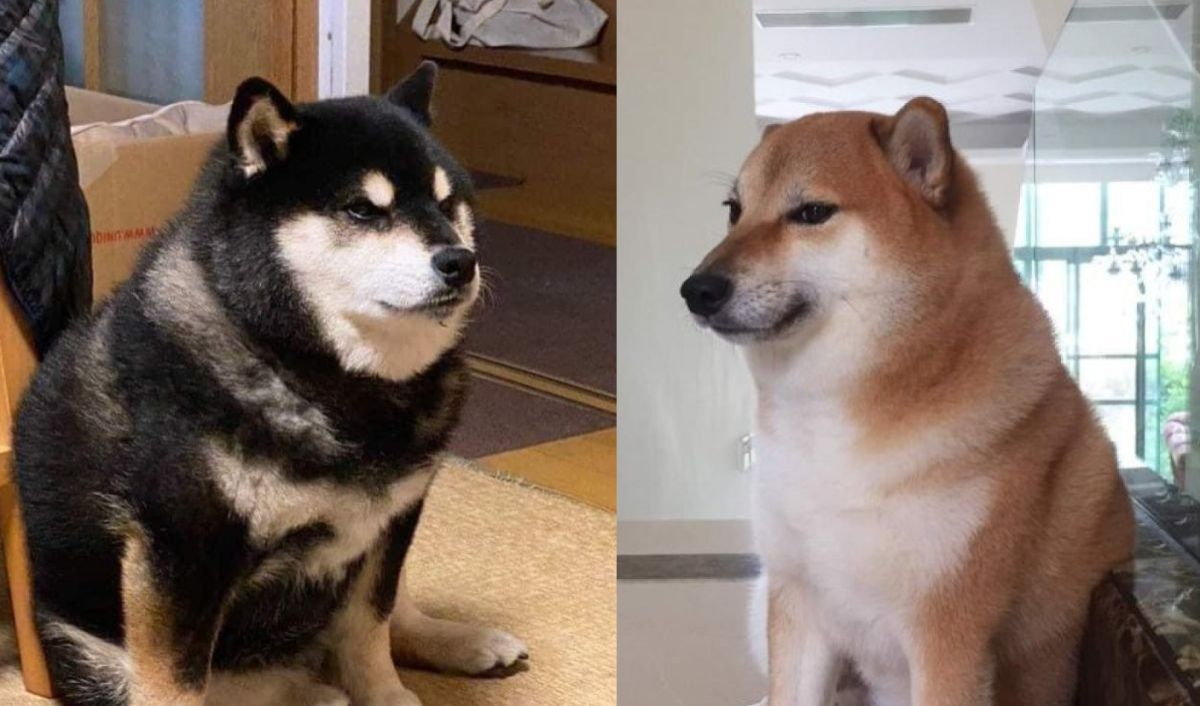
#> input picture Lab1-18001404/cheems.jpg, 1200 x 706 px
$ jupyter execute --allow-errors lab1-18001404.ipynb
#> lines starting #> are read from the running program, lines starting #| are printed output that depends on the picture
[cell 1]
import cv2
import numpy as np
import matplotlib.pyplot as plt

### Problema 1:
Desarrolle una funcion la cual reciba dos parametros, una imagen y un entero llamado color, la
funcion debe devolver una imagen la cual tenga activos los canales de color segun los siguientes
puntos

[cell 2]
# SE CARGA Y SE VERIFICA QUE LA IMAGEN ORIGINAL NO TENGA PROBLEMAS PARA MOSTRARSE

img2=cv2.imread("cheems.jpg")
#> img2 is the input picture: shape (706, 1200, 3); mean B, G, R 104.7, 114.3, 129.7
img2=cv2.cvtColor(img2,cv2.COLOR_BGR2RGB)
plt.imshow(img2)
plt.show()

[cell 3]
# FUNCION QUE ACTIVA SEGUN COLORES SOLICITADOS

def activacionColores(img,color):

# Descripcion: Esta funcion genera la imagen que incluye unicamente los colores especificados (colores por activar)
# Entradas: entero(indica opcion de color), matriz de pixels que representan la imagen
# Salida: imagen con los colores especificados
#> called with color = 1
    alto=img.shape[0]
#> alto = 706
    ancho=img.shape[1]
#> ancho = 1200
    monocromo=np.zeros((alto,ancho,3))

    for i in range(0,alto):
        for j in range(0,ancho):
            # se extrae pixel de la matriz
            pixel=img[i,j]
            #se extrae el canal del pixel, pues un pixel es un arreglo con 3 valores (representan color RGB)
            blue=pixel[0]
            green=pixel[1]
            red=pixel[2]
            #Se evalua que combinacion de colores se debe activar
            if color == 1:
                monocromo[i,j]=[blue,0,0]
                imgName="monocromoBlue.jpg"
            elif color == 2:
                monocromo[i,j]=[0,green,0]
                imgName="monocromoGreen.jpg"
            elif color == 3:
                monocromo[i,j]=[0,0,red]
                imgName="monocromoRed.jpg"
            elif color == 10:
                monocromo[i,j]=[0,green,red]
                imgName="monocromoRedgreen.jpg"
            elif color == 20:
                monocromo[i,j]=[blue,green,0]
                imgName="monocromoGreenblue.jpg"
            elif color == 30:
                monocromo[i,j]=[blue,0,red]
                imgName="monocromoRedblue.jpg"

    return cv2.imwrite(imgName,monocromo)

[cell 4]
# SE LLAMA FUNCION CON LA IMAGEN Y CADA UNA DE LAS OPCIONES PARA GENERAR IMAGENES DE COLORES ESPECIFICADOS
activacionColores(img2,1)
plt.imshow(cv2.imread("monocromoBlue.jpg"))
plt.show()
#> figure, not shown here; B, G, R data is drawn as R, G, B
activacionColores(img2,2)
plt.imshow(cv2.imread("monocromoGreen.jpg"))
plt.show()
#> figure, not shown here; B, G, R data is drawn as R, G, B
activacionColores(img2,3)
plt.imshow(cv2.imread("monocromoRed.jpg"))
plt.show()
#> figure, not shown here; B, G, R data is drawn as R, G, B
activacionColores(img2,10)
plt.imshow(cv2.imread("monocromoRedgreen.jpg"))
plt.show()
#> figure, not shown here; B, G, R data is drawn as R, G, B
activacionColores(img2,20)
#> after the loop in activacionColores (call 5), `for i in range(0,alto):`:
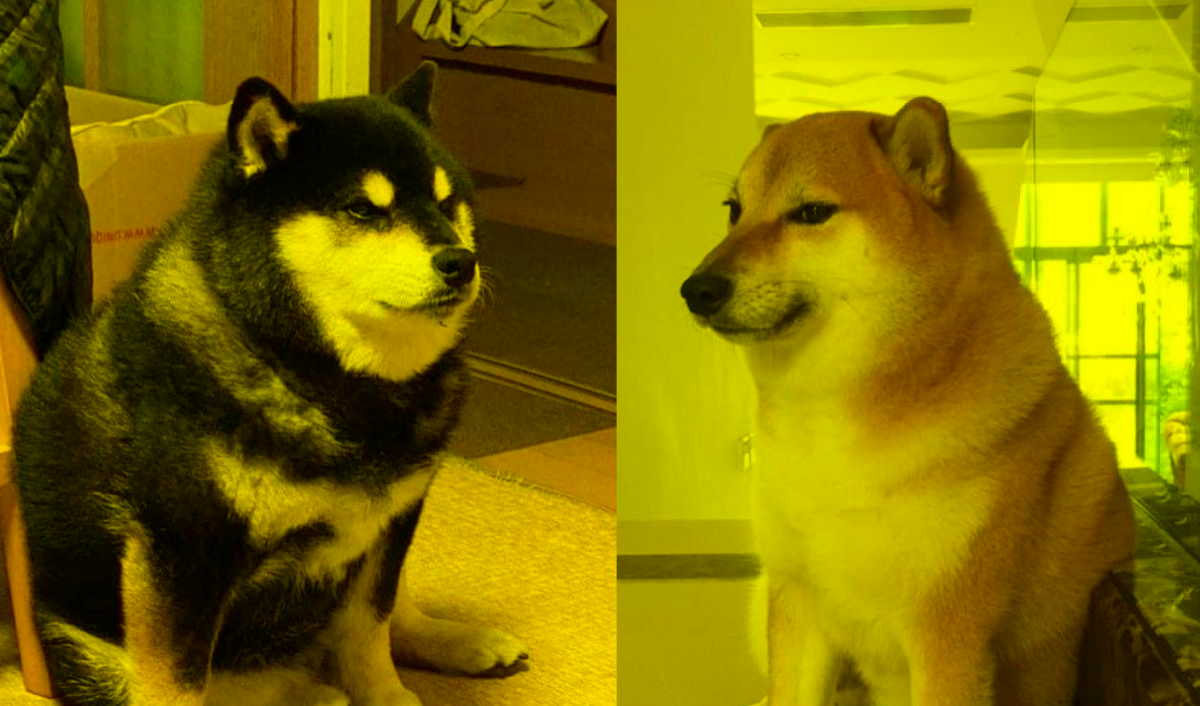
#> monocromo: shape (706, 1200, 3) float64; mean R, G, B 129.7, 114.3, 0
#> in activacionColores (call 5), `return cv2.imwrite(imgName,monocromo)`:
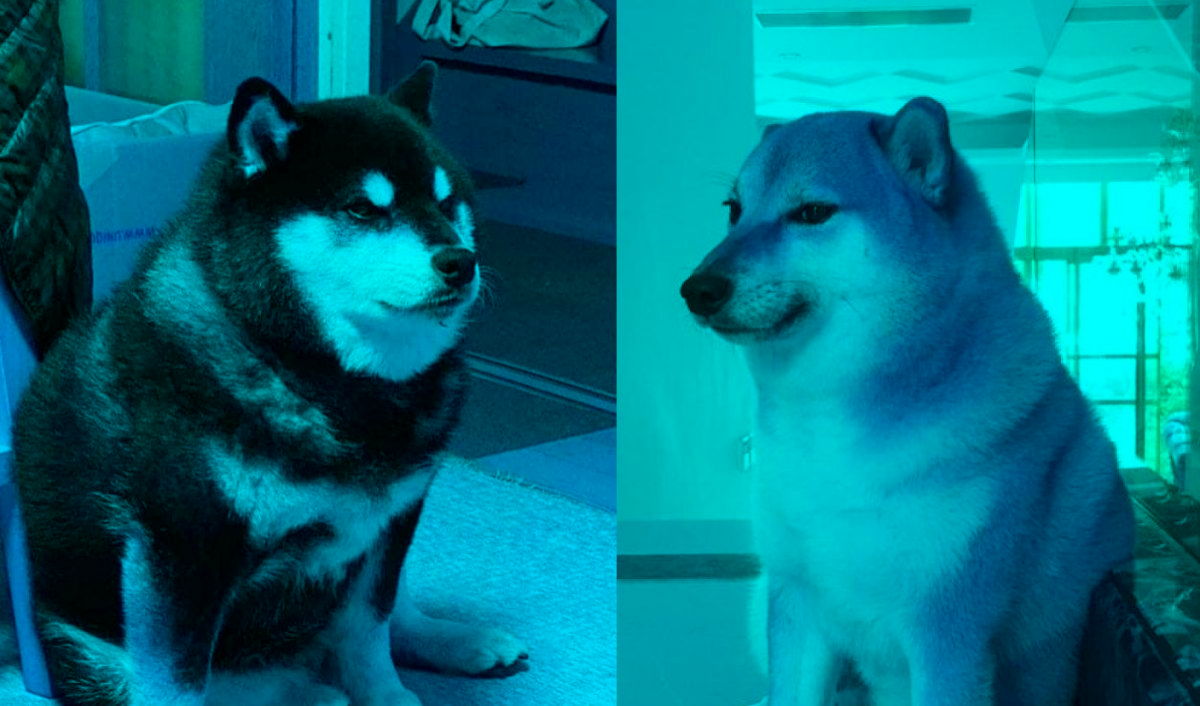
#> saved as monocromoGreenblue.jpg: shape (706, 1200, 3); mean B, G, R 129.7, 114.3, 0
plt.imshow(cv2.imread("monocromoGreenblue.jpg"))
plt.show()
#> figure, not shown here; B, G, R data is drawn as R, G, B
activacionColores(img2,30)
#> after the loop in activacionColores (call 6), `for i in range(0,alto):`:
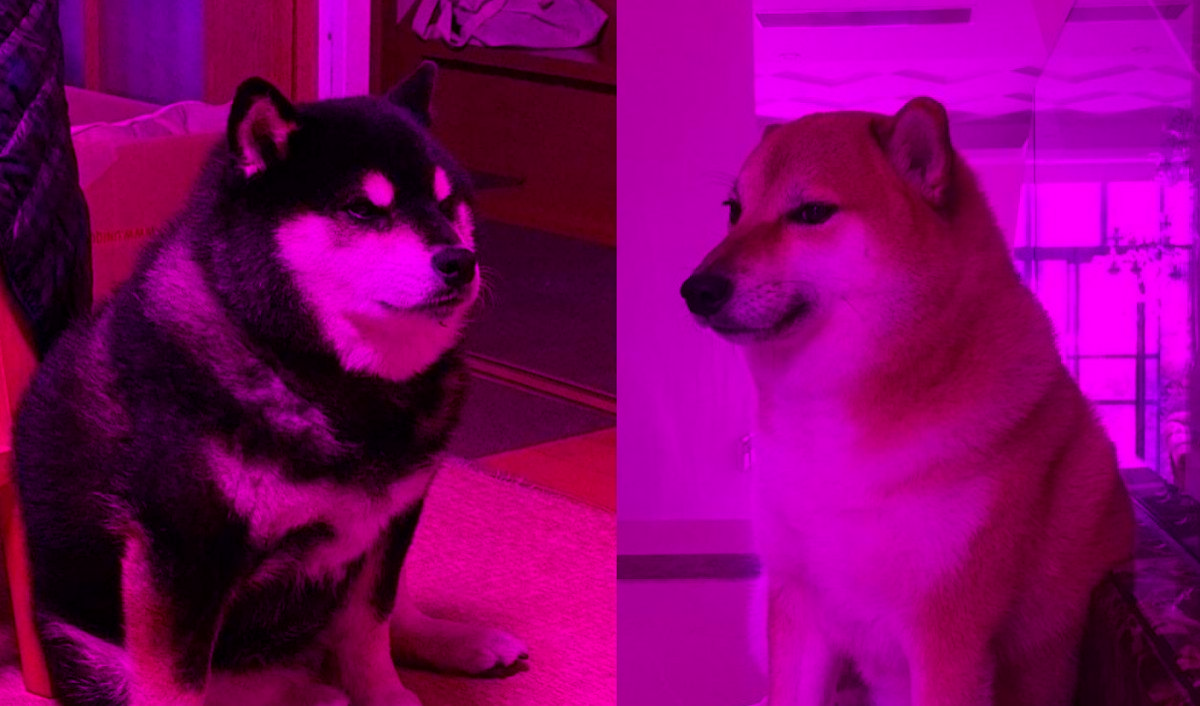
#> monocromo: shape (706, 1200, 3) float64; mean R, G, B 129.7, 0, 104.7
plt.imshow(cv2.imread("monocromoRedblue.jpg"))
plt.show()
#> figure, not shown here; B, G, R data is drawn as R, G, B

### Problema 2
En el .zip del laboratorio se le compartio un conjunto de imagenes en escala de grises, estas imagenes
fueron creadas utilizando una escala de grises en 3D, cree una funcion que dadas las 3 imagenes se
construya la imagen original a color.

[cell 5]
def ImagenColor(rojo,verde,azul):
# Descripcion: Esta funcion genera la imagen como resultado de la combinacion de las imagenes en gris
# Entradas: imagenes en gris de cada canal
# Salida: imagen a color

        #Se verifica que todas las imagenes tengan las mismas dimensiones
        if azul.shape != verde.shape or azul.shape != rojo.shape:
                raise ValueError("Las imágenes deben tener las mismas dimensiones.")

        # Se crea matriz vacia en donde se guardaran los valores de los pixel
        alto=rojo.shape[0]
        ancho=rojo.shape[1]
        imgColor=np.zeros((alto,ancho,3))

        imgColor[:, :, 0] = rojo[:, :,0]
        imgColor[:, :, 1] = verde[:, :,0]
        imgColor[:, :, 2] = azul[:, :,0]

        return imgColor

[cell 6]
#PROBANDO FUNCION PARA CARPETA IMAGEN1
azul1=cv2.imread("imagen1/imagen1_salida_gray_azul.jpg")
verde1=cv2.imread("imagen1/imagen1_salida_gray_verde.jpg")
rojo1=cv2.imread("imagen1/imagen1_salida_gray_rojo.jpg")
#> (the rest of this cell did not finish here and is left out)

[cell 7]
#PROBANDO FUNCION PARA CARPETA IMAGEN2
azul1=cv2.imread("imagen2/imagen2_salida_gray_azul.jpg")
verde1=cv2.imread("imagen2/imagen2_salida_gray_verde.jpg")
rojo1=cv2.imread("imagen2/imagen2_salida_gray_rojo.jpg")
#> (the rest of this cell did not finish here and is left out)

[cell 8]
#PROBANDO FUNCION PARA CARPETA IMAGEN2
azul1=cv2.imread("imagen3/perro_salida_gray_azul.jpg")
verde1=cv2.imread("imagen3/perro_salida_gray_verde.jpg")
rojo1=cv2.imread("imagen3/perro_salida_gray_rojo.jpg")
#> (the rest of this cell did not finish here and is left out)

### Problema 3:
Cree una funcion que dada una imagen cree una escala de grises en tres dimensiones, tome en
cuenta que su funcion debe crear 3 imagenes como salida. Para entregar este ejercicio debe incluir
una las imagenes que haya utilizado como prueba y el resultado de las misma, no puede utilizar la
imagen del Problema #2.

[cell 9]
def ImagenColor(imgColor):
# Descripcion: Esta funcion genera la imagen en escala gris para cada canal en base a la original de color
# Entradas: imagen a color
# Salida: imagenes en gris

        # Dividir los canales de la imagen
        azul_gris= imgColor[:, :, 0]
        verde_gris= imgColor[:, :, 1]
        rojo_gris= imgColor[:, :, 2]
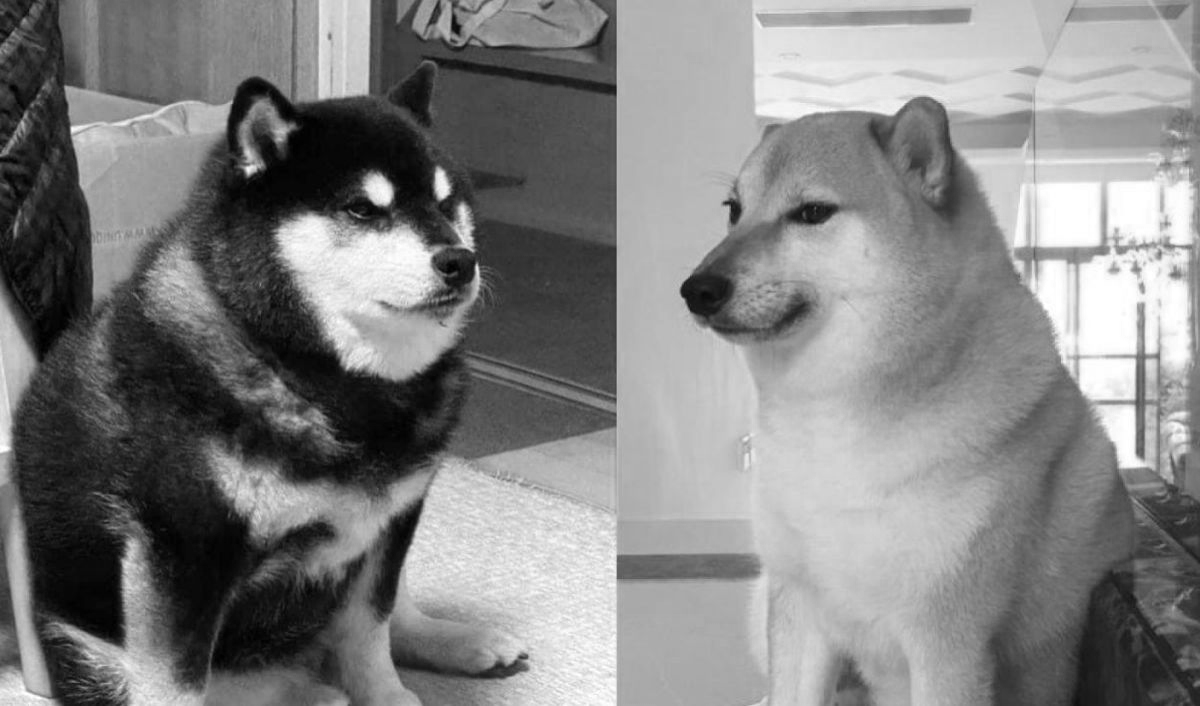
#> rojo_gris: shape (706, 1200); min 0, max 255, mean 129.7

        return [azul_gris, verde_gris, rojo_gris]

[cell 10]
#COMPROBANDO FUNCION CON IMAGEN DE EJERCICIO 1
colorOriginal=cv2.imread("cheems.jpg")
gris=ImagenColor(colorOriginal)
#> gris = 3 items
cv2.imwrite("cheems-gris-azul.jpg",gris[0])
cv2.imwrite("cheems-gris-verde.jpg",gris[1])
cv2.imwrite("cheems-gris-rojo.jpg",gris[2])
#> Out = True

[cell 11]
plt.imshow(cv2.imread("cheems-gris-azul.jpg"))
plt.show()
plt.imshow(cv2.imread("cheems-gris-verde.jpg"))
plt.show()
plt.imshow(cv2.imread("cheems-gris-rojo.jpg"))
plt.show()

### Problema 4:
Cree una funcion que dada una imagen, muestre el histograma de cada canal de color y el de
escala de grises (utilice un promedio aritmetico para su escala de grises, no puede usar funciones
de opencv), sus histogramas deben incluir una lınea vertical la cual muestre el valor de la media
de la distribucion.

[cell 12]
#FUNCION PARA CALCULAR ESCALA DE GRISES POR PROMEDIO

def escalaGris(img):

# Descripcion: Esta funcion genera imagen con escala de grises en base al promedio de cada pixel
# Entradas: imagen a color (matriz)
# Salida: imagen en gris (matriz)

    ancho = len(img[0])
    alto = len(img[1])
    matriz=np.zeros((alto,ancho,3))
    for i in range(alto):
        for j in range(ancho):
            pixel = img[i,j]
            # El doble / es para dividir y redondear a entero
            promedio = (pixel[0] + pixel[1] + pixel[2])//3
            matriz[:,:,0] = promedio
            matriz[:,:,1] = promedio
            matriz[:,:,2] = promedio
    return matriz

[cell 13]
#FUNCION QUE GENERA HISTOGRAMAS CON LA LINEA DE SU PROMEDIO
def HistColores(img, colorind, canal):

# Descripcion: Esta funcion genera histograma por cada canal con linea de promedio
# Entradas: imagen a color (matriz), posicion del color del canal, canal(color, tambien dice el color de histograma)
# Salida: histogramas

#> called with colorind = 0, canal = 'blue'
    hist = cv2.calcHist([img], [colorind], None, [256], [0, 256])
#> hist = 256 values, max 8701 at index 255, min 930 at index 240, mean 3309.4
    #Se calcula el promedio
    promedio = sum(i * hist[i] for i in range(256)) / sum(hist)
#> promedio = [104.7]
    #se grafica histogramas
    plt.plot(hist, color=canal)
    plt.axvline(promedio, color='black', linewidth=2)
    plt.xlim([0, 256])
    plt.title(f'Histograma - Canal {canal}')
    plt.xlabel('Intensidad de Píxeles')
    plt.ylabel('Frecuencia')
    plt.show()
#> figure, not shown here; curve peaks at x = 255, y = 8701

[cell 14]
# Cargar una imagen a color
imgBase = cv2.imread("cheems.jpg")

# Dividir la imagen en sus canales individuales
azul, verde, rojo = cv2.split(imgBase)

# Graficar los histogramas por canal de color
HistColores(imgBase, 0, 'blue')
HistColores(imgBase, 1, 'green')
HistColores(imgBase, 2, 'red')
#> call 3 of HistColores, with colorind = 2, canal = 'red'
#> in HistColores (call 3), `hist = cv2.calcHist([img], [colorind], None, [256], [0, 256])`: hist = 256 values, max 9366 at index 179, min 57 at index 0, mean 3309.4
#> in HistColores (call 3), `promedio = sum(i * hist[i] for i in range(256)) / sum(hist)`: promedio = [129.7]
#> in HistColores (call 3), `plt.show()`:
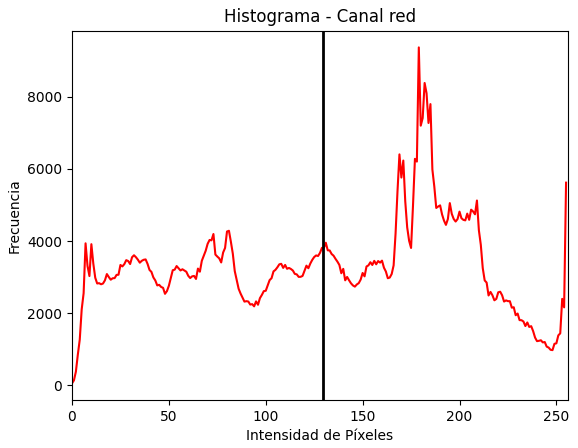
#> figure drawn by matplotlib, 1 panel; curve peaks at x = 179, y = 9366
